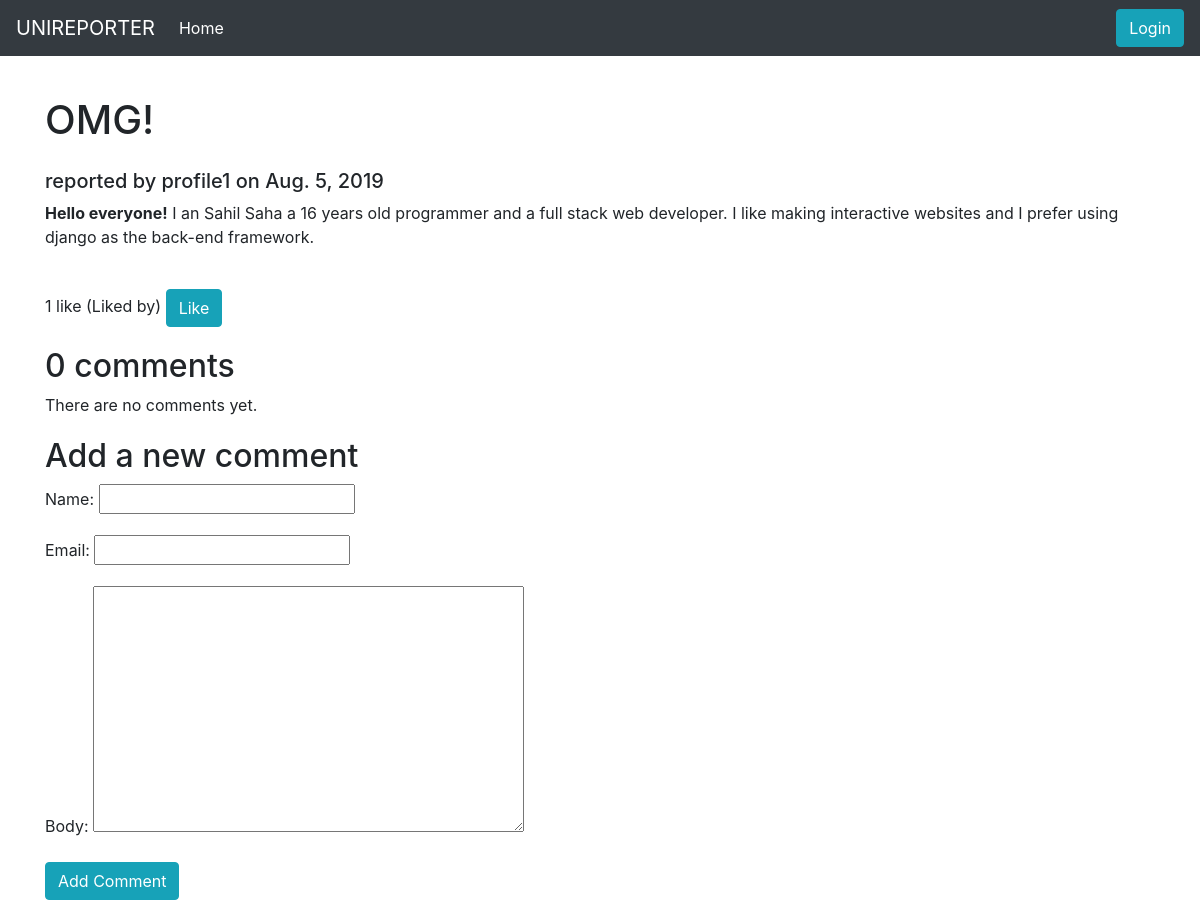
Screenshot of /account/reports/detail/20/omg/ with the database file from the repository.
### reports/models.py (models this page shows, shortened)
class Report(models.Model):
	category_choices = (
		('story','Story'),
		('report','Reports'),
		('poems','Poems'),
		('art','Art'),
		)
	user = models.ForeignKey(settings.AUTH_USER_MODEL, related_name='reports_created', on_delete=models.CASCADE)
	title = models.CharField(max_length=1000)
	slug = models.SlugField(max_length=200, blank=True)
	url = models.URLField()
	category = models.CharField(max_length=100, choices=category_choices, default='report')
	content = HTMLField('Content')
	created = models.DateField(auto_now_add=True, db_index=True)
	users_liked = models.ManyToManyField(settings.AUTH_USER_MODEL, related_name='reports_liked', blank=True)
	class Meta:
		ordering = ('-created',)

### reports/views.py (the view)
# urls.py: path('detail/<int:id>/<slug:slug>/', views.report_detail, name='detail'),
def report_detail(request, id, slug):
	report = get_object_or_404(Report, id=id, slug=slug)
	comments = report.comments.filter(active=True)
	new_comment = None
	if request.method == 'POST':
		comment_form = CommentForm(data=request.POST)
		if comment_form.is_valid():
			new_comment = comment_form.save(commit=False)
			new_comment.report = report
			new_comment.save()
	else:
		comment_form = CommentForm()
	return render(request, 'reports/detail.html', {'report':report, 'comments':comments, 'new_comment':new_comment, 'comment_form':comment_form})

### reports/forms.py (shortened to what this page needs)
class CommentForm(forms.ModelForm):
	class Meta:
		model = Comment
		fields = ('name', 'email', 'body')

### reports/templates/reports/detail.html (shortened to what this page needs)
{% extends "base.html" %}
{% load staticfiles %}
{% block content %}
	<div class="container detail" style="margin-top: 40px">
		<div>
			<h1 style="margin-bottom: 25px">{{report.title}}</h1>
		  	<h5>reported by {{report.user}} on {{report.created}}</h5>
			{{report.content|safe}}
		</div>
		{% with total_likes=report.users_liked.count users_liked=report.users_liked.all %}
		<br>
		<span class="count">
			<span class="total">{{ total_likes }}</span>
			like{{ total_likes|pluralize }}
		</span>
		<a id="myBtn">(Liked by)</a>
		<a href="#" class="btn btn-info like button" data-id="{{report.id}}" data-action="{% if request.user in users_liked %}un{% endif %}like">
			{% if request.user not in users_liked %}
				Like
			{% else %}
				Unlike
			{% endif %}
		</a>
		{% endwith %}
		<div class="comments" style="margin-top: 20px">
			{% with comments.count as tc %}
				<h2>
					{{tc}} comment{{tc|pluralize}}
				</h2>
			{% endwith %}
			{% for comment in comments %}
				<div class="comment">
					 <div class="col-sm-6">
		                <div class="card">
		                  <div class="card-body">
		                  	<p><strong>{{comment.name}}</strong> on {{comment.created}}</p>
		                    {{comment.body|linebreaks}}
		                  </div>
		                </div>
		              </div>
				</div>
			{% empty %}
				<p>There are no comments yet.</p>
			{% endfor %}
		</div>
		<div class="comment_form" style="margin-top: 20px">
			{% if new_comment %}
				<p>Your comment has been added successfully.</p>
			{% else %}
				<h2>Add a new comment</h2>
				<form action="." method="post">
					{{ comment_form.as_p }}
					<p> <button type="submit" class="btn btn-info" value="Log in">Add Comment</button></p>
				</form>
			{% endif %}
		</div>
	</div>
{% endblock %}

### account/static/css/base.css (style rules this page uses)
.detail { margin-top: 40px; }

### rows the page displays
Report: title "OMG!", user "profile1", created "Aug. 5, 2019", content "Hello everyone! I an Sahil Saha a 16 years old programmer and a full stack web developer. I like making interactive websites and I prefer using django as the back-end framework."

### other values shown
{{ total_likes }} "1"
{{ tc }} "0"
